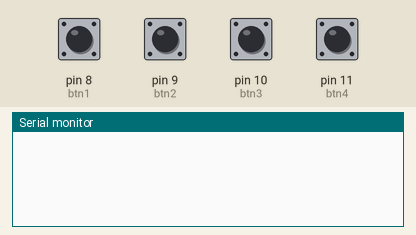
Recording of a sketch running on a simulated Arduino Uno, built with avr-gcc and run on an emulated ATmega328P. On the bench: the last lines printed to the serial monitor. The test bench sets the inputs (shaded band); at power-on: pin 8 (btn1), pin 9 (btn2), pin 10 (btn3), pin 11 (btn4) LOW.

Above: at 1.2 s.
1.3 s: pin 8 (btn1) pulled HIGH for 0.25 s
At 2.1 s:
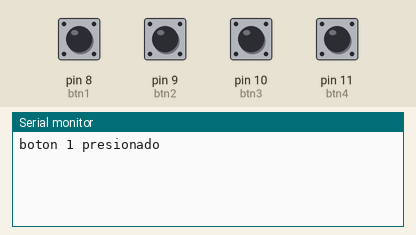
3.0 s: pin 9 (btn2) pulled HIGH for 0.25 s
At 4.4 s:
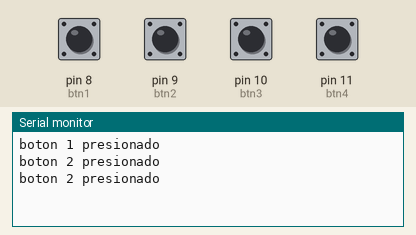
4.7 s: pin 10 (btn3) pulled HIGH for 0.25 s
At 6.0 s:
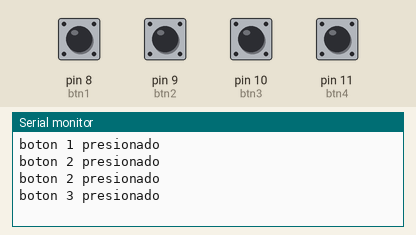
6.4 s: pin 11 (btn4) pulled HIGH for 0.25 s
At 7.3 s:
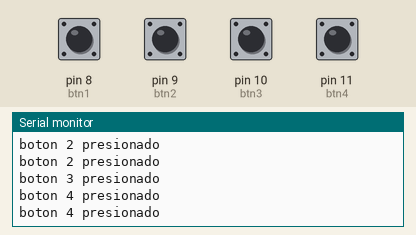
Timing chart, 0 to 9.1 s (numbered marks = the images above; inputs shaded):
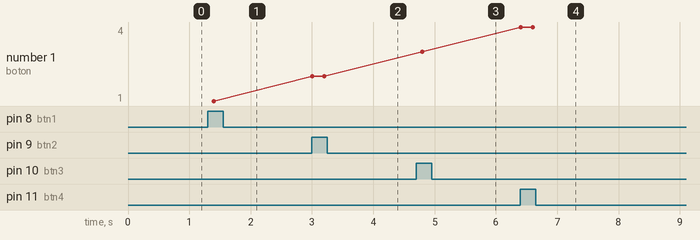

The sketch:

4_botones.ino
```cpp
bool push1;//definir boleano para push1
bool push2;//definir boleano para push2
bool push3;//definir boleano para push3
bool push4;//definir boleano para push4

class emmanuel{//crear clase
  public://tipo publica
    void anguiano();//crear metodo
};


void emmanuel::anguiano(){//llamar a mi clase con su funcion
  if(push1)//comparar boleano
    Serial.println("boton 1 presionado");//impresion en consola
  if(push2)//comparar boleano
    Serial.println("boton 2 presionado");//impresion en consola
  if(push3)//comparar boleano
    Serial.println("boton 3 presionado");//impresion en consola
  if(push4)//comparar boleano
    Serial.println("boton 4 presionado");//impresion en consola
  delay(200);//delay de 200 milisegundos
}

emmanuel panchito;//creacion de objeto


#define btn1 8
#define btn2 9
#define btn3 10
#define btn4 11
//declaracion de botones en sus puertos

void setup()
{
  pinMode(btn1, INPUT);//declarar boton como entrada
  pinMode(btn2, INPUT);//declarar boton como entrada
  pinMode(btn3, INPUT);//declarar boton como entrada
  pinMode(btn4, INPUT);//declarar boton como entrada
  Serial.begin(9600);//baudrate de 115200
}

void loop()
{
  push1=digitalRead(btn1);//igualar el boleano al boton de entrada
  push2=digitalRead(btn2);//igualar el boleano al boton de entrada
  push3=digitalRead(btn3);//igualar el boleano al boton de entrada
  push4=digitalRead(btn4);//igualar el boleano al boton de entrada

 panchito.anguiano();//llamar el objeto con metodo
}
```

Measured:
- after the input at 1.3 s, the serial monitor: prints a new line after 0.10 s (image 1)
- after the input at 3.0 s, the serial monitor: prints a new line at once (image 2)
- after the input at 4.7 s, the serial monitor: prints a new line after 0.10 s (image 3)
- after the input at 6.4 s, the serial monitor: prints a new line at once (image 4)
- plotted number 1: 1 → 2 after the input at 3.0 s, 2 → 3 after the input at 4.7 s, 3 → 4 after the input at 6.4 s
